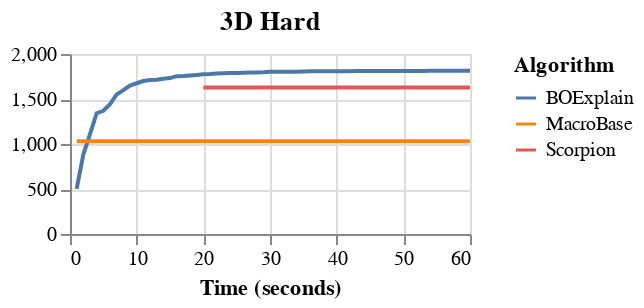

Write notebook code for a chart like this one.
### Code cell
import altair as alt
alt.data_transformers.disable_max_rows()
from json import loads

df_scorp = pd.DataFrame({"Algorithm": ["Scorpion"] * 600})
df_scorp["Time (seconds)"] = list(range(1, 61)) * 10
df_scorp["Value"] = 1627.2080886677436 # synth3d_hard
df_scorp.loc[df_scorp["Time (seconds)"] <= 19, "Value"] = np.nan

df_mb = pd.DataFrame({"Algorithm": ["MacroBase"] * 600})
df_mb["Time (seconds)"] = list(range(1, 61)) * 10
df_mb["Value"] = 1029.9701728953212 # synth3d_hard

experiments = {}

fo = open("results/scorpion_synth3d_hard.json", "r")
for i, line in enumerate(fo.readlines()):
    experiments[i] = loads(line)
fo.close()

import re
df = pd.DataFrame({}, columns=["Algorithm", "Time (seconds)", "Value"])
for i in range(len(experiments)):
    df_new = pd.DataFrame.from_dict({"Algorithm": experiments[i]["cat_enc"],
                        "Time (seconds)": list(range(1, experiments[i]["runtime"] + 1)),
                        "Value": experiments[i]["time_array"]},
                                orient='index').T
    df = df.append(df_new)
df = df.explode("Value")
df = df.set_index(['Algorithm']).apply(pd.Series.explode).reset_index()
df = df.append(df_scorp)
df = df.append(df_mb)
df["Algorithm"] = df["Algorithm"].replace({"individual_contribution_warm_start_top1": "BOExplain"})


num_cols = f"{len(experiments[0]['num_cols'])} numerical columns: "
for i, col in enumerate(experiments[0]["num_cols"]):
    num_cols += f"{col} (range {experiments[0]['num_cols_range'][i][0]} to {experiments[0]['num_cols_range'][i][1]}), "
cat_cols = f"{experiments[0]['cat_cols']} categorical columns: "
for i, col in enumerate(experiments[0]["cat_cols"]):
    cat_cols += f"{col} ({experiments[0]['num_cols_n_uniq'][i]} unique values), "

out_str = f"Experiment: {experiments[0]['name']}. Completed {experiments[0]['n_trials']} iterations for {experiments[0]['runs']} runs. Search space includes "

if len(experiments[0]['num_cols']) > 0:
    out_str += num_cols
    if len(experiments[0]['cat_cols']) > 0:
        out_str += "and "

if len(experiments[0]['cat_cols']) > 0:
    out_str += cat_cols

out_str = f"{out_str[:-2]}."

out_lst = [line.strip() for line in re.findall(r'.{1,140}(?:\s+|$)', out_str)]

line = alt.Chart(df, title="3D Hard").mark_line().encode(
    x='Time (seconds)',
    y=alt.Y('mean(Value)',  title=None),# scale=alt.Scale(domain=[0, 1900])),
    color="Algorithm",
).properties(
#     title=out_lst, #{"text": out_lst, "subtitle": ""}
    width=200,
    height=90
)
band = alt.Chart(df).mark_errorband(extent='stdev').encode(
    x='Time (seconds)',
    y=alt.Y('Value', title=None),#'Mean Objective Function Value'),# scale=alt.Scale(domain=[0, 1900])),
    color="Algorithm"
)
chart4 = line #+ band
# chart = chart.configure_title(
#     anchor='start',
# )
# chart.configure_legend(
#     orient='none',
#     legendX=280,
#     legendY=235,
#     symbolSize=150,
#     title=None,
#     offset=-5,
#     columns=4
# )
chart4

### Figure 1 — Vega-Lite specification as saved in the notebook (floating-point values rounded to 4 significant figures; data arrays with more than 128 entries replaced by an {"elided": "..."} marker saying what was removed)
{"config": {"view": {"continuousWidth": 400, "continuousHeight": 300}}, "data": {"name": "data-718a13b1985f2a4c6dd45b15821ac34d"}, "mark": "line", "encoding": {"color": {"type": "nominal", "field": "Algorithm"}, "x": {"type": "quantitative", "field": "Time (seconds)"}, "y": {"type": "quantitative", "aggregate": "mean", "field": "Value", "title": null}}, "height": 90, "title": "3D Hard", "width": 200, "$schema": "https://vega.github.io/schema/vega-lite/v4.8.1.json", "datasets": {"data-718a13b1985f2a4c6dd45b15821ac34d": {"elided": "1800 records"}}}
